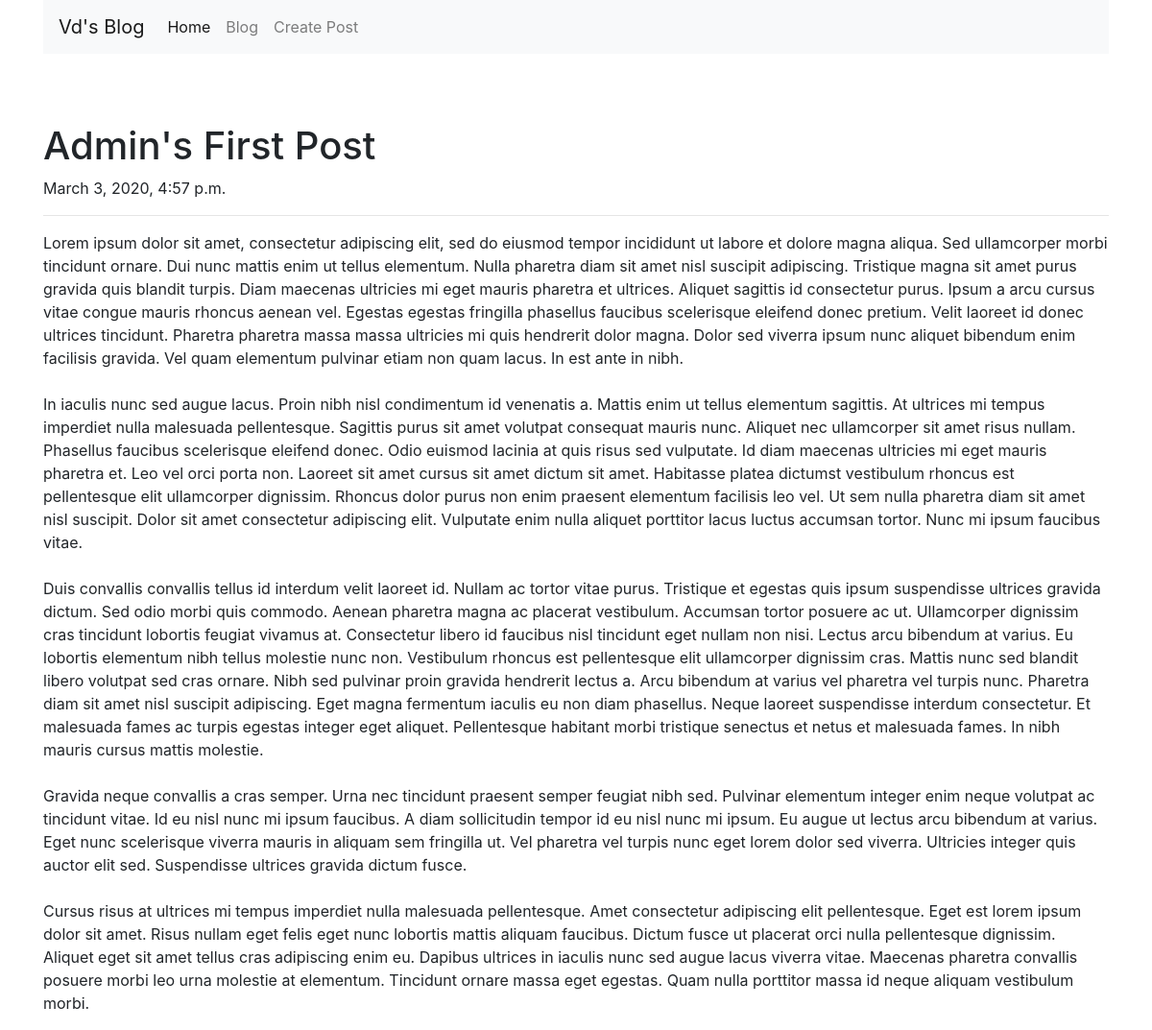
The app's page /blog/2/ with its own data.
### blog/models.py (models this page shows, shortened)
class BlogPost(models.Model):
    title = models.CharField(max_length=100)
    content = models.TextField()
    timestamp = models.DateTimeField()
    author = models.ForeignKey(User, on_delete=models.CASCADE)

### blog/views.py (the view)
# urls.py: path('blog/<int:post_id>/', post_page),
def post_page(request, post_id):
    post = BlogPost.objects.get(pk=post_id)
    return render(request, "post_page.html", {"post": post})

### blog/templates/post_page.html (shortened to what this page needs)
<!DOCTYPE html>
<html lang="en">
<head>
    <link rel="stylesheet" href="https://stackpath.bootstrapcdn.com/bootstrap/4.4.1/css/bootstrap.min.css">
</head>
<body>
    <div class="container">
        <nav class="navbar navbar-expand-lg navbar-light bg-light">
            <a class="navbar-brand" href="#">Vd's Blog</a>
            <div class="collapse navbar-collapse" id="navbarNavAltMarkup">
                <div class="navbar-nav">
                    <a class="nav-item nav-link active" href="/home">Home <span class="sr-only">(current)</span></a>
                    <a class="nav-item nav-link" href="/blog">Blog</a>
                    <a class="nav-item nav-link" href="/create">Create Post</a>
                </div>
            </div>
        </nav>
        <br><br><br>
        <h1> {{post.title}}</h1>
        <p>{{post.timestamp}}</p>
        <hr>
        <p>{{post.content |linebreaksbr}}</p>
    </div>
</body>
</html>

### records on screen
BlogPost: title "Admin's First Post", timestamp "March 3, 2020, 4:57 p.m.", content "Lorem ipsum dolor sit amet, consectetur adipiscing elit, sed do eiusmod tempor incididunt ut labore et dolore magna aliqua. Sed ullamcorper morbi tincidunt ornare. Dui nunc mattis enim ut tellus elementum. Nulla pharetra diam sit amet nisl suscipit adipiscing. Tristique magna sit amet purus gravida quis blandit turpis. Diam maecenas ultricies mi eget mauris pharetra et ultrices. Aliquet sagittis id consectetur purus. Ipsum a arcu cursus vitae congue mauris rhoncus aenean vel. Egestas egestas fringilla phasellus faucibus scelerisque eleifend donec pretium. Velit laoreet id donec ultrices tincidunt. Pharetra pharetra massa massa ultricies mi quis hendrerit dolor magna. Dolor sed viverra ipsum…"
